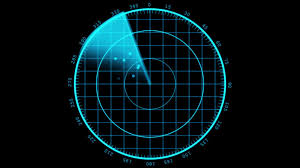
#> input picture Labs/Lab6/images.jpg, 300 x 168 px
$ jupyter execute 2448507_P6.ipynb
#> lines starting #> are read from the running program, lines starting #| are printed output that depends on the picture; after the words box and inside, x2 and y2 are one past the last pixel; in counts of white or black regions, pixels touching at a corner belong together
[cell 1]
import cv2
import numpy as np
import matplotlib.pyplot as plt
from scipy.ndimage import generic_filter

[cell 2]
#1. Load Ultrasound or Radar Images & Add Speckle Noise
# Function to add speckle noise
def add_speckle_noise(image, intensity=0.1):
    noise = np.random.randn(*image.shape) * intensity
    noisy_image = image + image * noise
    return np.clip(noisy_image, 0, 255).astype(np.uint8)

[cell 3]
# Load image
image = cv2.imread('images.jpg', cv2.IMREAD_GRAYSCALE)
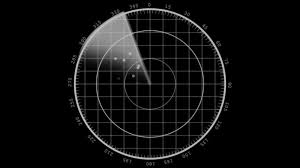
#> image: shape (168, 300); min 0, max 217, mean 14.5
speckle_image = add_speckle_noise(image, intensity=0.1)

# Display the noisy image
plt.imshow(speckle_image, cmap='gray')
plt.title('Speckle Noise Image')
plt.axis('off')
plt.show()

2. Geometric Mean, Harmonic, and Contra-Harmonic Filters

These are spatial domain filters used to reduce noise while preserving details.
Geometric Mean Filter

    Reduces Gaussian noise while preserving edges.
    Computes the geometric mean of pixels in the neighborhood.

[cell 4]
#2. Apply Geometric Mean Filter
from scipy.ndimage import generic_filter

# Geometric Mean Filter function
def geometric_mean_filter(image, size=3):
#> called with size = 3
    def geo_mean(values):
        product = np.prod(values)
        return product ** (1.0 / len(values))

    return generic_filter(image, geo_mean, size=(size, size))
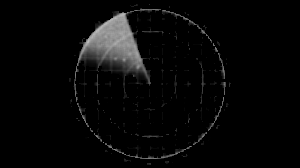
#> returned value: shape (168, 300); min 0, max 188, mean 7.8

# Apply filter
geo_filtered = geometric_mean_filter(speckle_image)

# Display the result
plt.imshow(geo_filtered, cmap='gray')
plt.title('Geometric Mean Filter')
plt.axis('off')
plt.show()

[cell 5]
#3. Load Any Image & Add Salt and Gaussian Noise
# Function to add salt and Gaussian noise
def add_salt_gaussian_noise(image, salt_prob=0.02, gaussian_std=10):
#> called with salt_prob = 0.02, gaussian_std = 10
    noisy_image = image.copy()

    # Add Gaussian noise
    gauss = np.random.normal(0, gaussian_std, image.shape)
    noisy_image = cv2.add(noisy_image, gauss.astype(np.uint8))
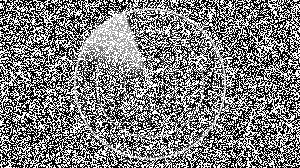
#> noisy_image: shape (168, 300); min 0, max 255, mean 126

    # Add Salt noise
    num_salt = np.ceil(salt_prob * image.size)
#> num_salt = 1008
    coords = [np.random.randint(0, i - 1, int(num_salt)) for i in image.shape]
    noisy_image[tuple(coords)] = 255
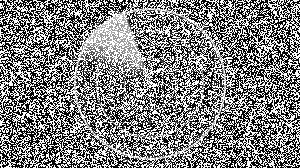
#> noisy_image: shape (168, 300); 1.7% of pixels changed, all inside (x1, y1, x2, y2) = (0, 0, 299, 167)
    return np.clip(noisy_image, 0, 255).astype(np.uint8)

# Apply noise
salt_gaussian_image = add_salt_gaussian_noise(image, salt_prob=0.02, gaussian_std=10)

# Display the noisy image
plt.imshow(salt_gaussian_image, cmap='gray')
plt.title('Salt & Gaussian Noise')
plt.axis('off')
plt.show()

Harmonic Mean Filter

    Effective for salt noise but not for pepper noise.
    Computes the harmonic mean of pixels in the neighborhood.

[cell 6]
#4. Apply Harmonic Mean Filter
# Harmonic Mean Filter function
def harmonic_mean_filter(image, size=3):
#> called with size = 3
    def harmonic_mean(values):
        return len(values) / np.sum(1.0 / (values + 1e-9))  # Avoid division by zero

    return generic_filter(image, harmonic_mean, size=(size, size))
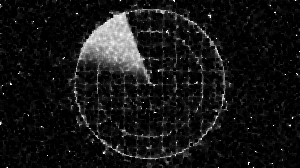
#> returned value: shape (168, 300); min 0, max 255, mean 21.3

# Apply filter
harmonic_filtered = harmonic_mean_filter(salt_gaussian_image)

# Display the result
plt.imshow(harmonic_filtered, cmap='gray')
plt.title('Harmonic Mean Filter')
plt.axis('off')
plt.show()

[cell 7]
#5. Load Image & Add Salt-and-Pepper Noise
# Function to add salt-and-pepper noise
def add_salt_pepper_noise(image, prob=0.02):
#> called with prob = 0.02
    noisy_image = image.copy()
    num_pixels = np.ceil(prob * image.size)
#> num_pixels = 1008

    # Salt noise
    coords = [np.random.randint(0, i - 1, int(num_pixels / 2)) for i in image.shape]
    noisy_image[tuple(coords)] = 255
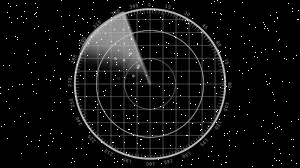
#> noisy_image: shape (168, 300); 1% of pixels changed, all inside (x1, y1, x2, y2) = (0, 0, 299, 167)

    # Pepper noise
    coords = [np.random.randint(0, i - 1, int(num_pixels / 2)) for i in image.shape]
    noisy_image[tuple(coords)] = 0
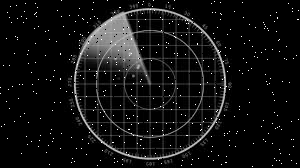
#> noisy_image: shape (168, 300); 0.33% of pixels changed, all inside (x1, y1, x2, y2) = (8, 0, 226, 164)

    return noisy_image

# Apply noise
salt_pepper_image = add_salt_pepper_noise(image, prob=0.02)

# Display the noisy image
plt.imshow(salt_pepper_image, cmap='gray')
plt.title('Salt-and-Pepper Noise')
plt.axis('off')
plt.show()

    Contra-Harmonic Mean Filter

    Effective for removing either salt or pepper noise based on the order Q.
    If Q > 0, removes salt noise; if Q < 0, removes pepper noise.

[cell 8]
#6. Apply Contra-Harmonic Mean Filter
# Contra-Harmonic Mean Filter function
def contra_harmonic_mean_filter(image, size=3, Q=1.5):
#> called with size = 3, Q = 1.5
    def contra_harmonic(values):
        numerator = np.sum(values ** (Q + 1))
        denominator = np.sum(values ** Q + 1e-9)  # Avoid division by zero
        return numerator / denominator

    return generic_filter(image, contra_harmonic, size=(size, size))
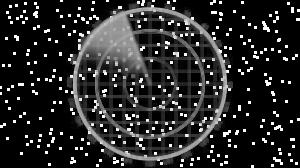
#> returned value: shape (168, 300); min 0, max 254, mean 40.6

# Apply filter
contra_filtered = contra_harmonic_mean_filter(salt_pepper_image, Q=1.5)

# Display the result
plt.imshow(contra_filtered, cmap='gray')
plt.title('Contra-Harmonic Mean Filter')
plt.axis('off')
plt.show()

$ run again, with Labs/Lab6/ultrasound.jpg copied over Labs/Lab6/images.jpg
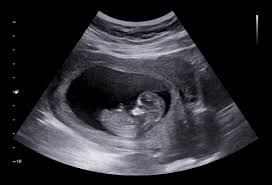
#> input picture Labs/Lab6/ultrasound.jpg, 272 x 185 px
#> in add_salt_gaussian_noise, `noisy_image[tuple(coords)] = 255`:
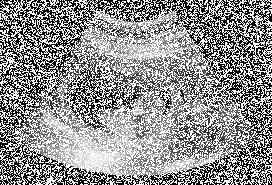
#> noisy_image: shape (185, 272); min 0, max 255, mean 145.6
#> in contra_harmonic_mean_filter, `return generic_filter(image, contra_harmonic, size=(size, size))`:
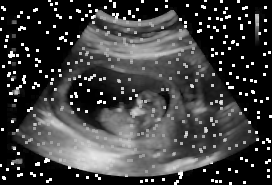
#> returned value: shape (185, 272); min 0, max 254, mean 62.2
